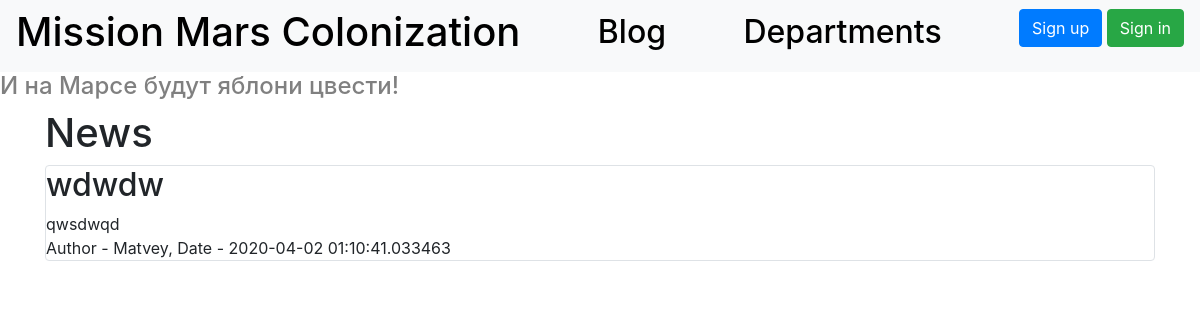
/blog, run on an earlier commit of the app's database.
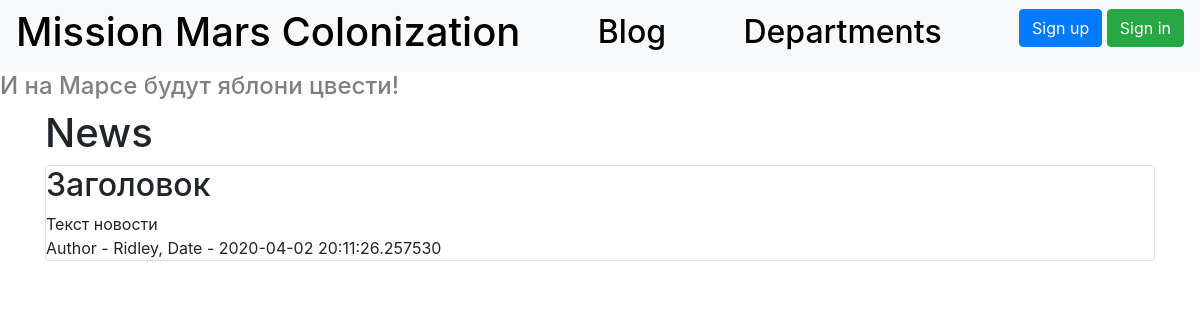
And on a later commit of the database.
### data/news.py (models this page shows)
class News(SqlAlchemyBase, SerializerMixin):
    __tablename__ = 'news'
    id = sqlalchemy.Column(sqlalchemy.Integer,
                           primary_key=True, autoincrement=True)
    title = sqlalchemy.Column(sqlalchemy.String, nullable=True)
    content = sqlalchemy.Column(sqlalchemy.String, nullable=True)
    created_date = sqlalchemy.Column(sqlalchemy.DateTime,
                                     default=datetime.datetime.now)
    is_private = sqlalchemy.Column(sqlalchemy.Boolean, default=True)
    user_id = sqlalchemy.Column(sqlalchemy.Integer,
                                sqlalchemy.ForeignKey("users.id"))
    user = orm.relation('User')
    categories = orm.relation("CategoryNews",
                              secondary="association",
                              backref="news")

### data/users.py (models this page shows, shortened)
class User(SqlAlchemyBase, UserMixin, SerializerMixin):
    __tablename__ = 'users'
    id = sqlalchemy.Column(sqlalchemy.Integer,
                           primary_key=True, autoincrement=True)
    surname = sqlalchemy.Column(sqlalchemy.String, nullable=True)
    name = sqlalchemy.Column(sqlalchemy.String, nullable=True)
    age = sqlalchemy.Column(sqlalchemy.Integer, nullable=True)
    position = sqlalchemy.Column(sqlalchemy.String, nullable=True)
    speciality = sqlalchemy.Column(sqlalchemy.String, nullable=True)
    address = sqlalchemy.Column(sqlalchemy.String, nullable=True)
    email = sqlalchemy.Column(sqlalchemy.String, unique=True, nullable=True)
    hashed_password = sqlalchemy.Column(sqlalchemy.String, nullable=True)
    modified_date = sqlalchemy.Column(sqlalchemy.DateTime, default=datetime.datetime.now)
    news = orm.relation("News", back_populates='user')
    jobs = orm.relation("Jobs", back_populates='user')
    deps = orm.relation("Department", back_populates='user')

### main.py (the view)
@app.route("/blog")
def blog():
    session = db_session.create_session()
    if current_user.is_authenticated:
        news = session.query(News).filter(
            (News.user == current_user) | (News.is_private != True))
    else:
        news = session.query(News).filter(News.is_private != True)
    return render_template("blog.html", title="Blog", news=news)

### data/db_session.py (called while the page is built)
def create_session() -> Session:
    global __factory
    return __factory()

### templates/blog.html (shortened to what this page needs)
{% extends "base.html" %}
{% block content %}
<h1>News</h1>
{% for item in news%}
<div class="col-md6 border rounded">
    <h2>{{item.title}}</h2>
    <div>
        {{item.content}}
    </div>
    <div>
        Author - {{item.user.name}}, Date - {{item.created_date}}
    </div>
</div>
{% endfor %}
{% endblock %}

What changed in the data, as far as the page shows it:
removed News: title "wdwdw", content "qwsdwqd", user.name "Matvey", created_date "2020-04-02 01:10:41.033463"
added News: title "Заголовок", content "Текст новости", user.name "Ridley", created_date "2020-04-02 20:11:26.257530"
